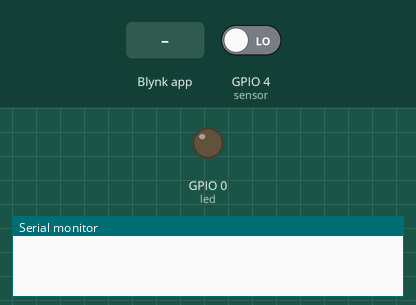
The sketch below on a simulated ESP32. On the bench: output pins drawn as LEDs (lit = HIGH), the last lines printed to the serial monitor. Inputs (shaded band) come from the test bench; at power-on: GPIO 4 (sensor) LOW. WiFi joins after 1.5 s; servers stay silent unless stated.

Above: at 3.0 s.
3.1 s: Blynk app writes 1 to V0
At 4.0 s:
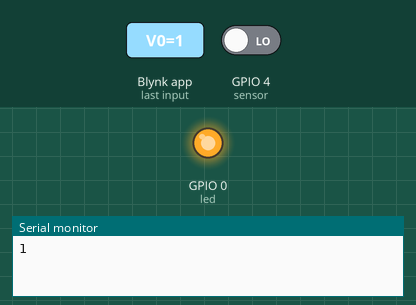
4.6 s: Blynk app writes 0 to V0
At 5.1 s:
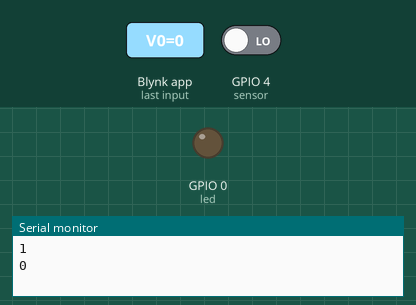
Timing chart, 0 to 7.6 s (numbered marks = the images above; inputs shaded):
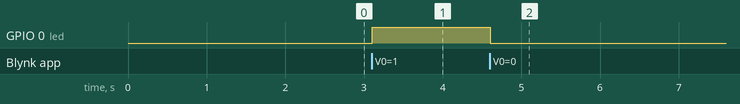

Measured:
- after the input at 3.1 s, GPIO 0 (led): LOW → HIGH at once
- after the input at 4.6 s, GPIO 0 (led): HIGH → LOW at once

The sketch:

Blynk.ino
```cpp
/*************************************************************

  This is a simple demo of sending and receiving some data.
  Be sure to check out other examples!
 *************************************************************/

// Template ID, Device Name and Auth Token are provided by the Blynk.Cloud
// See the Device Info tab, or Template settings
#define BLYNK_TEMPLATE_ID           "TMPLqiDBdmVM"
#define BLYNK_DEVICE_NAME           "Quickstart Device"
#define BLYNK_AUTH_TOKEN            "lIdwJSC6o171Y7mT1UmdlnJOOwHjw510"


// Comment this out to disable prints and save space
#define BLYNK_PRINT Serial


#include <WiFi.h>
#include <WiFiClient.h>
#include <BlynkSimpleEsp32.h>

char auth[] = BLYNK_AUTH_TOKEN;

// Your WiFi credentials.
// Set password to "" for open networks.
char ssid[] = "...";
char pass[] = "qwertyuiop";

BlynkTimer timer;
const int led = 0;
const int sensor = 4;

// This function is called every time the Virtual Pin 0 state changes
BLYNK_WRITE(V0)
{
  // Set incoming value from pin V0 to a variable
  int value = param.asInt();

  // Update state
  Blynk.virtualWrite(V1, value);

  int values = digitalRead(sensor);
  Blynk.virtualWrite(2, values);

  Serial.println(value);

  if(value == HIGH){
    digitalWrite(led,HIGH);
  } else
    digitalWrite(led,LOW);

}

// This function is called every time the device is connected to the Blynk.Cloud
BLYNK_CONNECTED()
{
  // Change Web Link Button message to "Congratulations!"
  Blynk.setProperty(V3, "offImageUrl", "https://static-image.nyc3.cdn.digitaloceanspaces.com/general/fte/congratulations.png");
  Blynk.setProperty(V3, "onImageUrl",  "https://static-image.nyc3.cdn.digitaloceanspaces.com/general/fte/congratulations_pressed.png");
  Blynk.setProperty(V3, "url", "https://docs.blynk.io/en/getting-started/what-do-i-need-to-blynk/how-quickstart-device-was-made");
}

// This function sends Arduino's uptime every second to Virtual Pin 2.
void myTimerEvent()
{
  // You can send any value at any time.
  // Please don't send more that 10 values per second.
  Blynk.virtualWrite(V2, millis() / 1000);
}

void setup()
{
  // Debug console
  Serial.begin(115200);

  Blynk.begin(auth, ssid, pass);
  // You can also specify server:
  //Blynk.begin(auth, ssid, pass, "blynk.cloud", 80);
  //Blynk.begin(auth, ssid, pass, IPAddress(192,168,1,100), 8080);

  // Setup a function to be called every second
  timer.setInterval(1000L, myTimerEvent);
  pinMode(led,OUTPUT);
  pinMode(sensor,INPUT);
}

void loop()
{
  Blynk.run();
  timer.run();
  // You can inject your own code or combine it with other sketches.
  // Check other examples on how to communicate with Blynk. Remember
  // to avoid delay() function!
}
```
